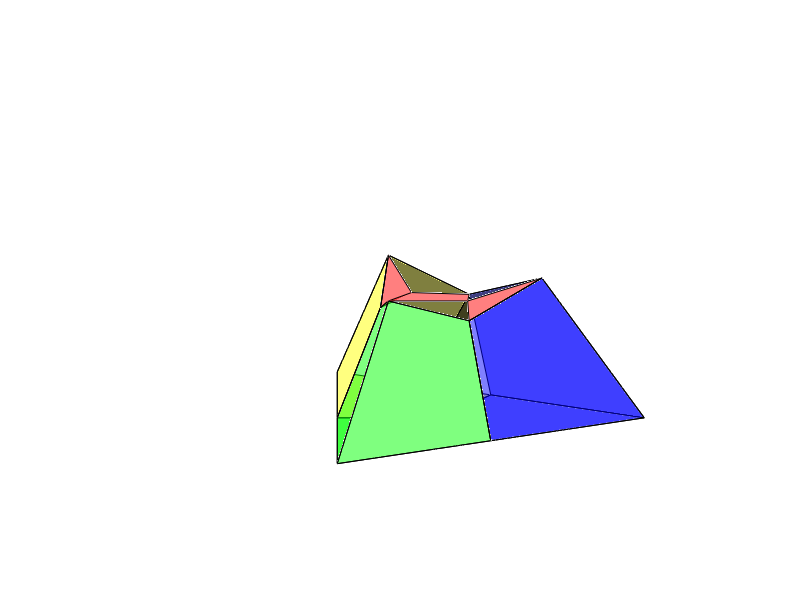

Reproduce this figure in MATLAB.
clear
sin(acos(-1/3)/2)

s2c = @(rho,theta,phi) [rho*sin(theta)*cos(phi) rho*sin(theta)*sin(phi) rho*cos(theta)];
clf
figure(1)
XYZr = [s2c(1,0,0);
       s2c(tan(pi/6),acos(-1/3)/2,0);
       s2c(1/3,acos(-1/3)/2,pi/3);
       s2c(tan(pi/6),acos(-1/3)/2,2*pi/3);
       
       s2c(1,0,0);
       s2c(tan(pi/6),acos(-1/3)/2,2*pi/3);
       s2c(1/3,acos(-1/3)/2,pi);
       s2c(tan(pi/6),acos(-1/3)/2,4*pi/3);
       
       s2c(1,0,0);
       s2c(tan(pi/6),acos(-1/3)/2,4*pi/3);
       s2c(1/3,acos(-1/3)/2,-pi/3);
       s2c(tan(pi/6),acos(-1/3)/2,0);
       ];

Xr = XYZr(:,1);
Yr = XYZr(:,2);
Zr = XYZr(:,3);

XYZg = [s2c(1,acos(-1/3),0);
       s2c(tan(pi/6),acos(-1/3)/2,0);
       s2c(1/3,acos(-1/3)/2,pi/3);
       s2c(tan(pi/6),acos(tan(-pi/6)),pi/3);
       
       s2c(1,acos(-1/3),0);
       s2c(tan(pi/6),acos(tan(-pi/6)),pi/3);
       s2c(1/3,pi,0)
       s2c(tan(pi/6),acos(tan(-pi/6)),-pi/3);
       
       s2c(1,acos(-1/3),0);
       s2c(tan(pi/6),acos(tan(-pi/6)),-pi/3);
       s2c(1/3,acos(-1/3)/2,-pi/3);
       s2c(tan(pi/6),acos(-1/3)/2,0);
       ];

Xg = XYZg(:,1);
Yg = XYZg(:,2);
Zg = XYZg(:,3);

XYZb = [s2c(1,acos(-1/3),2*pi/3);
       s2c(tan(pi/6),acos(-1/3)/2,2*pi/3);
       s2c(1/3,acos(-1/3)/2,pi);
       s2c(tan(pi/6),acos(tan(-pi/6)),pi);
       
       s2c(1,acos(-1/3),2*pi/3);
       s2c(tan(pi/6),acos(tan(-pi/6)),pi);
       s2c(1/3,pi,0)
       s2c(tan(pi/6),acos(tan(-pi/6)),pi/3);
       
       s2c(1,acos(-1/3),2*pi/3);
       s2c(tan(pi/6),acos(tan(-pi/6)),pi/3);
       s2c(1/3,acos(-1/3)/2,pi/3);
       s2c(tan(pi/6),acos(-1/3)/2,2*pi/3);
       ];

Xb = XYZb(:,1);
Yb = XYZb(:,2);
Zb = XYZb(:,3);

XYZy = [s2c(1,acos(-1/3),4*pi/3);
       s2c(tan(pi/6),acos(-1/3)/2,4*pi/3);
       s2c(1/3,acos(-1/3)/2,-pi/3);
       s2c(tan(pi/6),acos(tan(-pi/6)),-pi/3);
       
       s2c(1,acos(-1/3),4*pi/3);
       s2c(tan(pi/6),acos(tan(-pi/6)),-pi/3);
       s2c(1/3,pi,0)
       s2c(tan(pi/6),acos(tan(-pi/6)),pi);
       
       s2c(1,acos(-1/3),4*pi/3);
       s2c(tan(pi/6),acos(tan(-pi/6)),pi);
       s2c(1/3,acos(-1/3)/2,pi);
       s2c(tan(pi/6),acos(-1/3)/2,4*pi/3);
       ];

Xy = XYZy(:,1);
Yy = XYZy(:,2);
Zy = XYZy(:,3);

XYZk = [s2c(0,0,0);
        s2c(1/3,acos(-1/3)/2,-pi/3);
        s2c(tan(pi/6),acos(tan(-pi/6)),-pi/3);
        s2c(1/3,pi,0);

        s2c(0,0,0);
        s2c(1/3,acos(-1/3)/2,pi/3);
        s2c(tan(pi/6),acos(tan(-pi/6)),pi/3);
        s2c(1/3,pi,0);

        s2c(0,0,0);
        s2c(1/3,acos(-1/3)/2,pi);
        s2c(tan(pi/6),acos(tan(-pi/6)),pi);
        s2c(1/3,pi,0);

        s2c(0,0,0);
        s2c(1/3,acos(-1/3)/2,-pi/3);
        s2c(tan(pi/6),acos(-1/3)/2,4*pi/3);
        s2c(1/3,acos(-1/3)/2,pi);

        s2c(0,0,0);
        s2c(1/3,acos(-1/3)/2,pi/3);
        s2c(tan(pi/6),acos(-1/3)/2,0);
        s2c(1/3,acos(-1/3)/2,-pi/3);

        s2c(0,0,0);
        s2c(1/3,acos(-1/3)/2,pi);
        s2c(tan(pi/6),acos(-1/3)/2,2*pi/3);
        s2c(1/3,acos(-1/3)/2,pi/3);
       ];

Xk = XYZk(:,1);
Yk = XYZk(:,2);
Zk = XYZk(:,3);

hold on
patch(Xr,Yr,Zr,'r','FaceAlpha',.5)
for k=1:3
    patch(Xg(4*k-3:4*k),Yg(4*k-3:4*k),Zg(4*k-3:4*k),'g','FaceAlpha',.5)
    patch(Xb(4*k-3:4*k),Yb(4*k-3:4*k),Zb(4*k-3:4*k),'b','FaceAlpha',.5)
    patch(Xy(4*k-3:4*k),Yy(4*k-3:4*k),Zy(4*k-3:4*k),'y','FaceAlpha',.5)
end
for k=1:6
    patch(Xk(4*k-3:4*k),Yk(4*k-3:4*k),Zk(4*k-3:4*k),'k','FaceAlpha',.5)
end
hold off


axis equal
grid off
view(120,15)
set(gca,'XColor','none','Ycolor','none','Zcolor','none')
saveas(gcf,'tetrahedron.png')